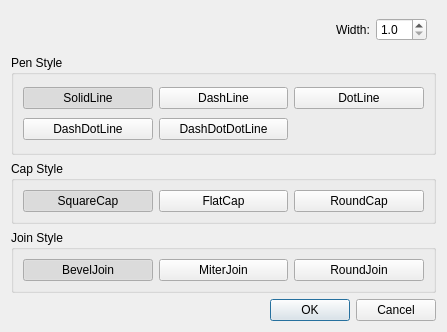
<?xml version="1.0" encoding="UTF-8"?>
<ui version="4.0">
 <class>PenChooserDialog</class>
 <widget class="QDialog" name="PenChooserDialog">
  <property name="geometry">
   <rect>
    <x>0</x>
    <y>0</y>
    <width>443</width>
    <height>332</height>
   </rect>
  </property>
  <property name="windowTitle">
   <string>Dialog</string>
  </property>
  <layout class="QVBoxLayout" name="verticalLayout">
   <item>
    <widget class="QWidget" name="widget" native="true">
     <layout class="QGridLayout" name="gridLayout_4">
      <property name="sizeConstraint">
       <enum>QLayout::SetMinimumSize</enum>
      </property>
      <property name="leftMargin">
       <number>9</number>
      </property>
      <property name="topMargin">
       <number>0</number>
      </property>
      <property name="rightMargin">
       <number>9</number>
      </property>
      <property name="bottomMargin">
       <number>0</number>
      </property>
      <property name="horizontalSpacing">
       <number>6</number>
      </property>
      <property name="verticalSpacing">
       <number>0</number>
      </property>
      <item row="3" column="2">
       <widget class="QLabel" name="label">
        <property name="text">
         <string>Width:</string>
        </property>
       </widget>
      </item>
      <item row="3" column="3">
       <widget class="QDoubleSpinBox" name="doubleSpinBox">
        <property name="decimals">
         <number>1</number>
        </property>
        <property name="minimum">
         <double>1.000000000000000</double>
        </property>
        <property name="maximum">
         <double>10.000000000000000</double>
        </property>
        <property name="singleStep">
         <double>0.100000000000000</double>
        </property>
       </widget>
      </item>
      <item row="3" column="0">
       <widget class="PenObserverFrame" name="frame">
        <property name="sizePolicy">
         <sizepolicy hsizetype="Expanding" vsizetype="Preferred">
          <horstretch>0</horstretch>
          <verstretch>0</verstretch>
         </sizepolicy>
        </property>
        <property name="minimumSize">
         <size>
          <width>150</width>
          <height>31</height>
         </size>
        </property>
       </widget>
      </item>
     </layout>
    </widget>
   </item>
   <item>
    <widget class="QGroupBox" name="penGroupBox">
     <property name="minimumSize">
      <size>
       <width>425</width>
       <height>100</height>
      </size>
     </property>
     <property name="title">
      <string>Pen Style</string>
     </property>
     <property name="flat">
      <bool>false</bool>
     </property>
     <layout class="QGridLayout" name="penGridLayout">
      <item row="0" column="0">
       <widget class="QPushButton" name="pushButton">
        <property name="text">
         <string>SolidLine</string>
        </property>
        <property name="checkable">
         <bool>true</bool>
        </property>
        <property name="checked">
         <bool>true</bool>
        </property>
       </widget>
      </item>
      <item row="0" column="1">
       <widget class="QPushButton" name="pushButton_2">
        <property name="text">
         <string>DashLine</string>
        </property>
        <property name="checkable">
         <bool>true</bool>
        </property>
       </widget>
      </item>
      <item row="0" column="2">
       <widget class="QPushButton" name="pushButton_3">
        <property name="text">
         <string>DotLine</string>
        </property>
        <property name="checkable">
         <bool>true</bool>
        </property>
       </widget>
      </item>
      <item row="1" column="0">
       <widget class="QPushButton" name="pushButton_4">
        <property name="text">
         <string>DashDotLine</string>
        </property>
        <property name="checkable">
         <bool>true</bool>
        </property>
       </widget>
      </item>
      <item row="1" column="1">
       <widget class="QPushButton" name="pushButton_5">
        <property name="text">
         <string>DashDotDotLine</string>
        </property>
        <property name="checkable">
         <bool>true</bool>
        </property>
       </widget>
      </item>
     </layout>
    </widget>
   </item>
   <item>
    <widget class="QGroupBox" name="capGroupBox">
     <property name="title">
      <string>Cap Style</string>
     </property>
     <layout class="QGridLayout" name="capGridLayout">
      <item row="0" column="0">
       <widget class="QPushButton" name="pushButton_6">
        <property name="text">
         <string>SquareCap</string>
        </property>
        <property name="checkable">
         <bool>true</bool>
        </property>
        <property name="checked">
         <bool>true</bool>
        </property>
       </widget>
      </item>
      <item row="0" column="1">
       <widget class="QPushButton" name="pushButton_7">
        <property name="text">
         <string>FlatCap</string>
        </property>
        <property name="checkable">
         <bool>true</bool>
        </property>
       </widget>
      </item>
      <item row="0" column="2">
       <widget class="QPushButton" name="pushButton_8">
        <property name="text">
         <string>RoundCap</string>
        </property>
        <property name="checkable">
         <bool>true</bool>
        </property>
       </widget>
      </item>
     </layout>
    </widget>
   </item>
   <item>
    <widget class="QGroupBox" name="joinGroupBox">
     <property name="title">
      <string>Join Style</string>
     </property>
     <layout class="QGridLayout" name="joinGridLayout">
      <item row="0" column="1">
       <widget class="QPushButton" name="pushButton_10">
        <property name="text">
         <string>MiterJoin</string>
        </property>
        <property name="checkable">
         <bool>true</bool>
        </property>
       </widget>
      </item>
      <item row="0" column="0">
       <widget class="QPushButton" name="pushButton_9">
        <property name="text">
         <string>BevelJoin</string>
        </property>
        <property name="checkable">
         <bool>true</bool>
        </property>
        <property name="checked">
         <bool>true</bool>
        </property>
       </widget>
      </item>
      <item row="0" column="2">
       <widget class="QPushButton" name="pushButton_11">
        <property name="text">
         <string>RoundJoin</string>
        </property>
        <property name="checkable">
         <bool>true</bool>
        </property>
       </widget>
      </item>
     </layout>
    </widget>
   </item>
   <item>
    <widget class="QDialogButtonBox" name="buttonBox">
     <property name="orientation">
      <enum>Qt::Horizontal</enum>
     </property>
     <property name="standardButtons">
      <set>QDialogButtonBox::Cancel|QDialogButtonBox::Ok</set>
     </property>
    </widget>
   </item>
  </layout>
 </widget>
 <customwidgets>
  <customwidget>
   <class>PenObserverFrame</class>
   <extends>QFrame</extends>
   <header>pen_observer_frame.h</header>
   <container>1</container>
  </customwidget>
 </customwidgets>
 <resources/>
 <connections>
  <connection>
   <sender>buttonBox</sender>
   <signal>accepted()</signal>
   <receiver>PenChooserDialog</receiver>
   <slot>accept()</slot>
   <hints>
    <hint type="sourcelabel">
     <x>257</x>
     <y>341</y>
    </hint>
    <hint type="destinationlabel">
     <x>157</x>
     <y>274</y>
    </hint>
   </hints>
  </connection>
  <connection>
   <sender>buttonBox</sender>
   <signal>rejected()</signal>
   <receiver>PenChooserDialog</receiver>
   <slot>reject()</slot>
   <hints>
    <hint type="sourcelabel">
     <x>325</x>
     <y>341</y>
    </hint>
    <hint type="destinationlabel">
     <x>286</x>
     <y>274</y>
    </hint>
   </hints>
  </connection>
 </connections>
</ui>
